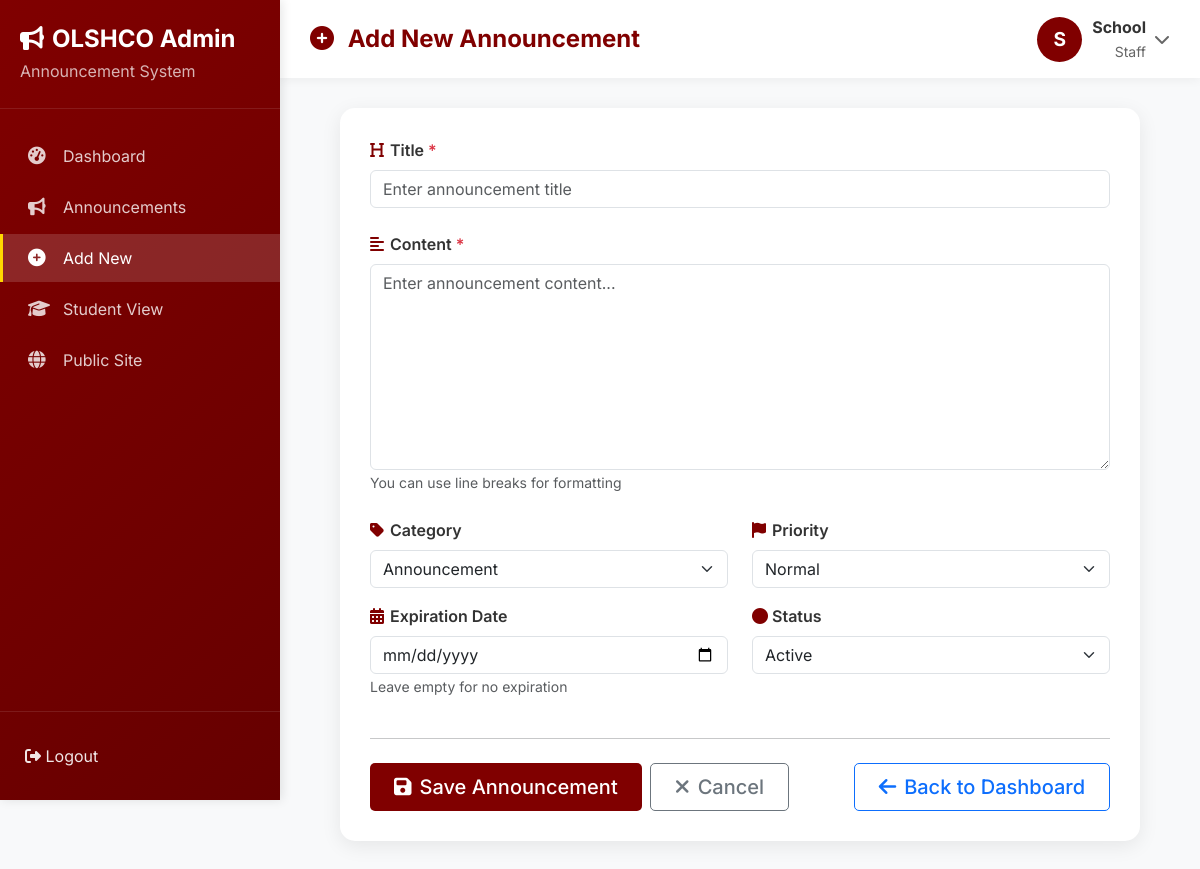
The app's page /api/admin/add.php (signed in) with its own data.
### tables this page shows
CREATE TABLE `users` (
  `id` int(11) NOT NULL,
  `username` varchar(50) NOT NULL,
  `email` varchar(100) NOT NULL,
  `password` varchar(255) NOT NULL,
  `first_name` varchar(50) DEFAULT NULL,
  `last_name` varchar(50) DEFAULT NULL,
  `user_type` enum('admin','staff','user') DEFAULT 'user',
  `status` enum('active','inactive') DEFAULT 'active',
  `last_login` datetime DEFAULT NULL,
  `created_at` timestamp NOT NULL DEFAULT current_timestamp(),
  `updated_at` timestamp NOT NULL DEFAULT current_timestamp() ON UPDATE current_timestamp()
);

### includes/config.php (called while the page is built, shortened)
<?php
function isLoggedIn() {
    return isset($_SESSION['user_id']) && isset($_SESSION['logged_in']) && $_SESSION['logged_in'] === true;
}
function getCurrentUser($pdo) {
    if (isLoggedIn()) {
        $stmt = $pdo->prepare("SELECT * FROM users WHERE id = ?");
        $stmt->execute([$_SESSION['user_id']]);
        return $stmt->fetch();
    }
    return null;
}
?>

### api/admin/add.php (the view, shortened to what this page needs)
<?php
require_once '../../includes/config.php';
$currentUser = getCurrentUser($pdo);
?>
<!DOCTYPE html>
<html lang="en">
<head>
    <link href="https://cdn.jsdelivr.net/npm/bootstrap@5.3.0/dist/css/bootstrap.min.css" rel="stylesheet">
    <link rel="stylesheet" href="https://cdnjs.cloudflare.com/ajax/libs/font-awesome/6.4.0/css/all.min.css">
    <link rel="stylesheet" href="../../assets/css/style.css">
</head>
<body>
    <div class="admin-wrapper">
        <div class="admin-sidebar">
            <div class="sidebar-header">
                <h4><i class="fas fa-bullhorn me-2"></i>OLSHCO Admin</h4>
                <p>Announcement System</p>
            </div>
            <div class="sidebar-nav">
                <a href="/dashboard" class="nav-link">
                    <i class="fas fa-tachometer-alt"></i>
                    <span>Dashboard</span>
                </a>
                <a href="announcements.php" class="nav-link">
                    <i class="fas fa-bullhorn"></i>
                    <span>Announcements</span>
                </a>
                <a href="add.php" class="nav-link active">
                    <i class="fas fa-plus-circle"></i>
                    <span>Add New</span>
                </a>
                <a href="/dashboard" class="nav-link">
                    <i class="fas fa-graduation-cap"></i>
                    <span>Student View</span>
                </a>
                <a href="/" class="nav-link">
                    <i class="fas fa-globe"></i>
                    <span>Public Site</span>
                </a>
            </div>
            <div class="sidebar-footer">
                <a href="/logout" class="nav-link" style="padding: 12px 0;">
                    <i class="fas fa-sign-out-alt"></i>
                    <span>Logout</span>
                </a>
            </div>
        </div>
        <div class="admin-main">
            <div class="admin-topbar">
                <h1 class="page-title">
                    <i class="fas fa-plus-circle me-2" style="color: #800000;"></i>
                    Add New Announcement
                </h1>
                <div class="dropdown">
                    <div class="user-dropdown" data-bs-toggle="dropdown">
                        <div class="user-avatar">
                            <?= strtoupper(substr($currentUser['first_name'] ?? $currentUser['username'], 0, 1)) ?>
                        </div>
                        <div class="user-info">
                            <strong><?= htmlspecialchars($currentUser['first_name'] ?? $currentUser['username']) ?></strong>
                            <small><?= ucfirst($currentUser['user_type']) ?></small>
                        </div>
                        <i class="fas fa-chevron-down ms-2" style="color: #666;"></i>
                    </div>
                </div>
            </div>
            <div class="admin-content">
                <div class="form-card">
                    <form method="POST" action="">
                        <div class="mb-4">
                            <label for="title" class="form-label required">
                                <i class="fas fa-heading"></i>Title
                            </label>
                            <input type="text" class="form-control" id="title" name="title"
                                   value="<?= htmlspecialchars($_POST['title'] ?? '') ?>"
                                   placeholder="Enter announcement title" required>
                        </div>
                        <div class="mb-4">
                            <label for="content" class="form-label required">
                                <i class="fas fa-align-left"></i>Content
                            </label>
                            <textarea class="form-control" id="content" name="content" rows="8"
                                      placeholder="Enter announcement content..." required><?= htmlspecialchars($_POST['content'] ?? '') ?></textarea>
                            <small class="text-muted">You can use line breaks for formatting</small>
                        </div>
                        <div class="row">
                            <div class="col-md-6 mb-3">
                                <label for="category" class="form-label">
                                    <i class="fas fa-tag"></i>Category
                                </label>
                                <select class="form-select" id="category" name="category">
                                    <option value="Announcement" <?= ($_POST['category'] ?? '') == 'Announcement' ? 'selected' : '' ?>>Announcement</option>
                                </select>
                            </div>
                            <div class="col-md-6 mb-3">
                                <label for="priority" class="form-label">
                                    <i class="fas fa-flag"></i>Priority
                                </label>
                                <select class="form-select" id="priority" name="priority">
                                    <option value="normal" <?= ($_POST['priority'] ?? '') == 'normal' ? 'selected' : '' ?>>Normal</option>
                                </select>
                            </div>
                        </div>
                        <div class="row">
                            <div class="col-md-6 mb-3">
                                <label for="expiration_date" class="form-label">
                                    <i class="fas fa-calendar-alt"></i>Expiration Date
                                </label>
                                <input type="date" class="form-control" id="expiration_date" name="expiration_date"
                                       value="<?= htmlspecialchars($_POST['expiration_date'] ?? '') ?>">
                                <small class="text-muted">Leave empty for no expiration</small>
                            </div>
                            <div class="col-md-6 mb-3">
                                <label for="status" class="form-label">
                                    <i class="fas fa-circle"></i>Status
                                </label>
                                <select class="form-select" id="status" name="status">
                                    <option value="active" <?= ($_POST['status'] ?? '') == 'active' ? 'selected' : '' ?>>Active</option>
                                </select>
                            </div>
                        </div>
                        <hr class="my-4">
                        <div class="d-flex gap-2">
                            <button type="submit" class="btn btn-maroon btn-lg">
                                <i class="fas fa-save me-2"></i>Save Announcement
                            </button>
                            <a href="announcements.php" class="btn btn-outline-secondary btn-lg">
                                <i class="fas fa-times me-2"></i>Cancel
                            </a>
                            <a href="/dashboard" class="btn btn-outline-primary btn-lg ms-auto">
                                <i class="fas fa-arrow-left me-2"></i>Back to Dashboard
                            </a>
                        </div>
                    </form>
                </div>
            </div>
        </div>
    </div>
</body>
</html>

### assets/css/style.css (style rules this page uses)
:root { --maroon: #800000; --maroon-dark: #660000; --maroon-light: #a52a2a; --white: #ffffff; --light-gray: #f8f9fa; --gold: #ffd700; --text-dark: #333333; --text-muted: #666666; --border-color: #eeeeee; --danger: #dc3545; --success: #28a745; --warning: #ffc107; --info: #17a2b8; }
* { font-family: 'Inter', sans-serif; }
body { background-color: var(--light-gray); min-height: 100vh; display: flex; flex-direction: column; }
.nav-link { color: rgba(255,255,255,0.9) !important; transition: all 0.3s ease; }
.btn { border-radius: 5px; padding: 0.5rem 1.5rem; font-weight: 500; transition: all 0.3s ease; }
.btn-maroon { background-color: var(--maroon); color: var(--white); border: none; }
.user-avatar { width: 40px; height: 40px; border-radius: 50%; background-color: var(--maroon); color: white; display: flex; align-items: center; justify-content: center; font-weight: bold; font-size: 18px; }

### api/admin/add.php (style rules this page uses)
* { font-family: 'Inter', sans-serif; }
body { background: #f8f9fa; overflow-x: hidden; }
.admin-wrapper { display: flex; width: 100%; }
.admin-sidebar { width: 280px; background: linear-gradient(135deg, #800000 0%, #660000 100%); min-height: 100vh; position: fixed; left: 0; top: 0; z-index: 1000; box-shadow: 2px 0 10px rgba(0,0,0,0.1); }
.sidebar-header { padding: 25px 20px; border-bottom: 1px solid rgba(255,255,255,0.1); }
.sidebar-header h4 { color: white; margin: 0; font-weight: 700; }
.sidebar-header p { color: rgba(255,255,255,0.7); margin: 5px 0 0; }
.sidebar-nav { padding: 20px 0; }
.sidebar-nav .nav-link { color: rgba(255,255,255,0.8) !important; padding: 12px 25px; margin: 3px 0; display: flex; align-items: center; transition: all 0.3s; border-left: 3px solid transparent; }
.sidebar-nav .nav-link i { width: 25px; margin-right: 10px; font-size: 1.1rem; }
.sidebar-nav .nav-link.active { background: rgba(255,255,255,0.15); color: white !important; border-left-color: #ffd700; }
.sidebar-footer { padding: 20px 25px; border-top: 1px solid rgba(255,255,255,0.1); position: absolute; bottom: 0; width: 100%; }
.admin-main { margin-left: 280px; width: calc(100% - 280px); min-height: 100vh; }
.admin-topbar { background: white; padding: 15px 30px; display: flex; justify-content: space-between; align-items: center; box-shadow: 0 2px 10px rgba(0,0,0,0.05); position: sticky; top: 0; z-index: 999; }
.page-title { font-size: 1.5rem; font-weight: 700; color: #800000; margin: 0; }
.user-dropdown { display: flex; align-items: center; cursor: pointer; }
.user-avatar { width: 45px; height: 45px; background: #800000; border-radius: 50%; display: flex; align-items: center; justify-content: center; color: white; font-weight: bold; font-size: 1.2rem; margin-right: 10px; }
.user-info { text-align: right; }
.user-info strong { display: block; color: #333; }
.user-info small { color: #666; }
.admin-content { padding: 30px; }
.form-card { background: white; border-radius: 15px; padding: 30px; box-shadow: 0 5px 20px rgba(0,0,0,0.08); max-width: 800px; margin: 0 auto; }
.form-label { font-weight: 600; color: #333; margin-bottom: 8px; }
.form-label i { color: #800000; width: 20px; }
.required::after { content: " *"; color: #dc3545; }

### records on screen
users: first_name "S", first_name "School", user_type "Staff"
